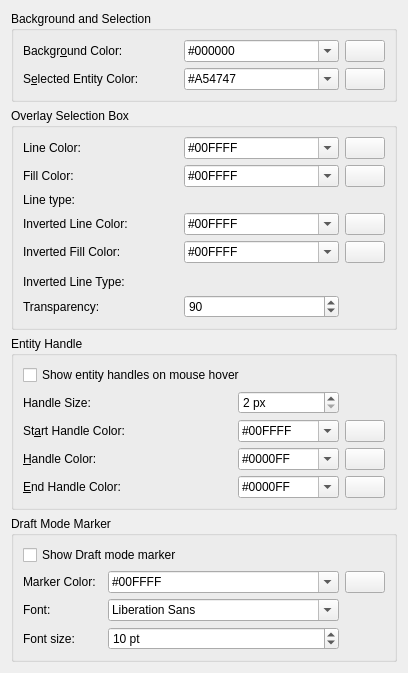
     <widget class="QWidget" name="tabAppearance">
      <attribute name="title">
       <string>&amp;Graphic View</string>
      </attribute>
      <layout class="QGridLayout" name="gridLayout_6">
       <item row="1" column="0" rowspan="2">
        <widget class="QGroupBox" name="groupBox_13">
         <property name="title">
          <string>Overlay Selection Box</string>
         </property>
         <layout class="QGridLayout" name="gridLayout_14">
          <item row="4" column="2">
           <widget class="QPushButton" name="pbOverlayBoxFillInverted">
            <property name="sizePolicy">
             <sizepolicy hsizetype="Maximum" vsizetype="Fixed">
              <horstretch>0</horstretch>
              <verstretch>0</verstretch>
             </sizepolicy>
            </property>
            <property name="toolTip">
             <string>Click to select color</string>
            </property>
            <property name="text">
             <string/>
            </property>
            <property name="icon">
             <iconset resource="../../../../../res/controls/controls.qrc">
              <normaloff>:/controls/colorxx.png</normaloff>:/controls/colorxx.png</iconset>
            </property>
           </widget>
          </item>
          <item row="3" column="1">
           <widget class="QComboBox" name="cbOverlayBoxLineInverted">
            <property name="toolTip">
             <string>Color of line for overlay selection box if box is inverted (from right to left)</string>
            </property>
            <property name="accessibleDescription">
             <string notr="true"/>
            </property>
            <property name="editable">
             <bool>true</bool>
            </property>
            <item>
             <property name="text">
              <string notr="true">#00FFFF</string>
             </property>
            </item>
           </widget>
          </item>
          <item row="3" column="0">
           <widget class="QLabel" name="label_9">
            <property name="text">
             <string>Inverted Line Color:</string>
            </property>
           </widget>
          </item>
          <item row="4" column="0">
           <widget class="QLabel" name="label_10">
            <property name="text">
             <string>Inverted Fill Color:</string>
            </property>
           </widget>
          </item>
          <item row="7" column="0">
           <widget class="QLabel" name="label_12">
            <property name="toolTip">
             <string>Smaller value - higher transparency of overlay</string>
            </property>
            <property name="text">
             <string>Transparency:</string>
            </property>
           </widget>
          </item>
          <item row="0" column="2">
           <widget class="QPushButton" name="pbOverlayBoxLine">
            <property name="sizePolicy">
             <sizepolicy hsizetype="Maximum" vsizetype="Fixed">
              <horstretch>0</horstretch>
              <verstretch>0</verstretch>
             </sizepolicy>
            </property>
            <property name="toolTip">
             <string>Click to select color</string>
            </property>
            <property name="text">
             <string/>
            </property>
            <property name="icon">
             <iconset resource="../../../../../res/controls/controls.qrc">
              <normaloff>:/controls/colorxx.png</normaloff>:/controls/colorxx.png</iconset>
            </property>
           </widget>
          </item>
          <item row="3" column="2">
           <widget class="QPushButton" name="pbOverlayBoxLineInverted">
            <property name="sizePolicy">
             <sizepolicy hsizetype="Maximum" vsizetype="Fixed">
              <horstretch>0</horstretch>
              <verstretch>0</verstretch>
             </sizepolicy>
            </property>
            <property name="toolTip">
             <string>Click to select color</string>
            </property>
            <property name="text">
             <string/>
            </property>
            <property name="icon">
             <iconset resource="../../../../../res/controls/controls.qrc">
              <normaloff>:/controls/colorxx.png</normaloff>:/controls/colorxx.png</iconset>
            </property>
           </widget>
          </item>
          <item row="2" column="1" colspan="2">
           <widget class="QG_LineTypeBox" name="wOverlaySelectionLineType" native="true">
            <property name="toolTip">
             <string>Overlay selection box boundary line type (normal mode)</string>
            </property>
           </widget>
          </item>
          <item row="6" column="0">
           <widget class="QLabel" name="label_42">
            <property name="text">
             <string>Inverted Line Type:</string>
            </property>
           </widget>
          </item>
          <item row="0" column="1">
           <widget class="QComboBox" name="cbOverlayBoxLine">
            <property name="toolTip">
             <string>Color for line for overlay box</string>
            </property>
            <property name="accessibleDescription">
             <string notr="true"/>
            </property>
            <property name="editable">
             <bool>true</bool>
            </property>
            <item>
             <property name="text">
              <string notr="true">#00FFFF</string>
             </property>
            </item>
           </widget>
          </item>
          <item row="7" column="1">
           <widget class="QSpinBox" name="sbOverlayBoxTransparency">
            <property name="sizePolicy">
             <sizepolicy hsizetype="Preferred" vsizetype="Fixed">
              <horstretch>0</horstretch>
              <verstretch>0</verstretch>
             </sizepolicy>
            </property>
            <property name="toolTip">
             <string>Transparency for overlay selection box. Smaller value - more transparent.</string>
            </property>
            <property name="minimum">
             <number>10</number>
            </property>
            <property name="value">
             <number>90</number>
            </property>
           </widget>
          </item>
          <item row="1" column="0">
           <widget class="QLabel" name="label_7">
            <property name="text">
             <string>Fill Color:</string>
            </property>
           </widget>
          </item>
          <item row="2" column="0">
           <widget class="QLabel" name="label_41">
            <property name="text">
             <string>Line type:</string>
            </property>
           </widget>
          </item>
          <item row="0" column="0">
           <widget class="QLabel" name="label_6">
            <property name="text">
             <string>Line Color:</string>
            </property>
           </widget>
          </item>
          <item row="1" column="1">
           <widget class="QComboBox" name="cbOverlayBoxFill">
            <property name="toolTip">
             <string>Fill color for overlay selection box</string>
            </property>
            <property name="accessibleDescription">
             <string notr="true"/>
            </property>
            <property name="editable">
             <bool>true</bool>
            </property>
            <item>
             <property name="text">
              <string notr="true">#00FFFF</string>
             </property>
            </item>
           </widget>
          </item>
          <item row="1" column="2">
           <widget class="QPushButton" name="pbOverlayBoxFill">
            <property name="sizePolicy">
             <sizepolicy hsizetype="Maximum" vsizetype="Fixed">
              <horstretch>0</horstretch>
              <verstretch>0</verstretch>
             </sizepolicy>
            </property>
            <property name="toolTip">
             <string>Click to select color</string>
            </property>
            <property name="text">
             <string/>
            </property>
            <property name="icon">
             <iconset resource="../../../../../res/controls/controls.qrc">
              <normaloff>:/controls/colorxx.png</normaloff>:/controls/colorxx.png</iconset>
            </property>
           </widget>
          </item>
          <item row="4" column="1">
           <widget class="QComboBox" name="cbOverlayBoxFillInverted">
            <property name="toolTip">
             <string>Color for filling inverted overlay selection box</string>
            </property>
            <property name="accessibleDescription">
             <string notr="true"/>
            </property>
            <property name="editable">
             <bool>true</bool>
            </property>
            <item>
             <property name="text">
              <string notr="true">#00FFFF</string>
             </property>
            </item>
           </widget>
          </item>
          <item row="5" column="1" rowspan="2" colspan="2">
           <widget class="QG_LineTypeBox" name="wOverlaySelectionInvertedLineType" native="true">
            <property name="toolTip">
             <string>Overlay selection box boundary line type (inverted mode)</string>
            </property>
           </widget>
          </item>
         </layout>
        </widget>
       </item>
       <item row="4" column="0">
        <spacer name="verticalSpacer_7">
         <property name="orientation">
          <enum>Qt::Orientation::Vertical</enum>
         </property>
         <property name="sizeHint" stdset="0">
          <size>
           <width>0</width>
           <height>0</height>
          </size>
         </property>
        </spacer>
       </item>
       <item row="3" column="0">
        <widget class="QGroupBox" name="gbGVEntityHandle">
         <property name="title">
          <string>Entity Handle</string>
         </property>
         <layout class="QGridLayout" name="gridLayout">
          <item row="6" column="1">
           <widget class="QLabel" name="lHandleEndColor">
            <property name="text">
             <string>&amp;End Handle Color:</string>
            </property>
            <property name="buddy">
             <cstring>cbEndHandleColor</cstring>
            </property>
           </widget>
          </item>
          <item row="3" column="1" colspan="2">
           <widget class="QLabel" name="lStartHandleColor">
            <property name="text">
             <string>St&amp;art Handle Color:</string>
            </property>
            <property name="buddy">
             <cstring>cbStartHandleColor</cstring>
            </property>
           </widget>
          </item>
          <item row="3" column="3">
           <widget class="QComboBox" name="cbStartHandleColor">
            <property name="toolTip">
             <string>Color for start handle of entity</string>
            </property>
            <property name="accessibleDescription">
             <string notr="true"/>
            </property>
            <property name="editable">
             <bool>true</bool>
            </property>
            <item>
             <property name="text">
              <string notr="true">#00FFFF</string>
             </property>
            </item>
           </widget>
          </item>
          <item row="3" column="4">
           <widget class="QPushButton" name="pb_start">
            <property name="sizePolicy">
             <sizepolicy hsizetype="Maximum" vsizetype="Fixed">
              <horstretch>0</horstretch>
              <verstretch>0</verstretch>
             </sizepolicy>
            </property>
            <property name="toolTip">
             <string>Click to select color</string>
            </property>
            <property name="text">
             <string/>
            </property>
            <property name="icon">
             <iconset resource="../../../../../res/controls/controls.qrc">
              <normaloff>:/controls/colorxx.png</normaloff>:/controls/colorxx.png</iconset>
            </property>
           </widget>
          </item>
          <item row="6" column="3">
           <widget class="QComboBox" name="cbEndHandleColor">
            <property name="toolTip">
             <string>Color of end handle for entity</string>
            </property>
            <property name="accessibleDescription">
             <string notr="true"/>
            </property>
            <property name="editable">
             <bool>true</bool>
            </property>
            <item>
             <property name="text">
              <string notr="true">#0000FF</string>
             </property>
            </item>
           </widget>
          </item>
          <item row="6" column="4">
           <widget class="QPushButton" name="pb_end">
            <property name="sizePolicy">
             <sizepolicy hsizetype="Maximum" vsizetype="Fixed">
              <horstretch>0</horstretch>
              <verstretch>0</verstretch>
             </sizepolicy>
            </property>
            <property name="toolTip">
             <string>Click to select color</string>
            </property>
            <property name="text">
             <string/>
            </property>
            <property name="icon">
             <iconset resource="../../../../../res/controls/controls.qrc">
              <normaloff>:/controls/colorxx.png</normaloff>:/controls/colorxx.png</iconset>
            </property>
           </widget>
          </item>
          <item row="1" column="1">
           <widget class="QLabel" name="lEntityHandleSize">
            <property name="text">
             <string>Handle Size:</string>
            </property>
           </widget>
          </item>
          <item row="4" column="3">
           <widget class="QComboBox" name="cbHandleColor">
            <property name="toolTip">
             <string>Color of non-endpoint handle of entity</string>
            </property>
            <property name="accessibleDescription">
             <string notr="true"/>
            </property>
            <property name="editable">
             <bool>true</bool>
            </property>
            <item>
             <property name="text">
              <string notr="true">#0000FF</string>
             </property>
            </item>
           </widget>
          </item>
          <item row="4" column="1" colspan="2">
           <widget class="QLabel" name="lHandleStartColor">
            <property name="text">
             <string>&amp;Handle Color:</string>
            </property>
            <property name="buddy">
             <cstring>cbHandleColor</cstring>
            </property>
           </widget>
          </item>
          <item row="1" column="3">
           <widget class="QSpinBox" name="sbHandleSize">
            <property name="sizePolicy">
             <sizepolicy hsizetype="Preferred" vsizetype="Fixed">
              <horstretch>0</horstretch>
              <verstretch>0</verstretch>
             </sizepolicy>
            </property>
            <property name="toolTip">
             <string>Size of square that is highlights entities reference points (endpoints etc.)</string>
            </property>
            <property name="suffix">
             <string> px</string>
            </property>
            <property name="minimum">
             <number>2</number>
            </property>
            <property name="maximum">
             <number>12</number>
            </property>
            <property name="singleStep">
             <number>2</number>
            </property>
           </widget>
          </item>
          <item row="4" column="4">
           <widget class="QPushButton" name="pb_handle">
            <property name="sizePolicy">
             <sizepolicy hsizetype="Maximum" vsizetype="Fixed">
              <horstretch>0</horstretch>
              <verstretch>0</verstretch>
             </sizepolicy>
            </property>
            <property name="toolTip">
             <string>Click to select color</string>
            </property>
            <property name="text">
             <string/>
            </property>
            <property name="icon">
             <iconset resource="../../../../../res/controls/controls.qrc">
              <normaloff>:/controls/colorxx.png</normaloff>:/controls/colorxx.png</iconset>
            </property>
           </widget>
          </item>
          <item row="0" column="1" colspan="4">
           <widget class="QCheckBox" name="cbShowRefPointsOnHovering">
            <property name="sizePolicy">
             <sizepolicy hsizetype="Preferred" vsizetype="Fixed">
              <horstretch>0</horstretch>
              <verstretch>0</verstretch>
             </sizepolicy>
            </property>
            <property name="toolTip">
             <string>If enabled, entity handles are highlighted on hover (requires &quot;highlight entities on hover&quot; to be enabled)</string>
            </property>
            <property name="styleSheet">
             <string notr="true"/>
            </property>
            <property name="text">
             <string>Show entity handles on mouse hover</string>
            </property>
           </widget>
          </item>
         </layout>
        </widget>
       </item>
       <item row="0" column="0">
        <widget class="QGroupBox" name="groupBox_19">
         <property name="title">
          <string>Background and Selection</string>
         </property>
         <layout class="QGridLayout" name="gridLayout_40">
          <item row="0" column="1">
           <widget class="QComboBox" name="cbBackgroundColor">
            <property name="sizePolicy">
             <sizepolicy hsizetype="Preferred" vsizetype="Fixed">
              <horstretch>0</horstretch>
              <verstretch>0</verstretch>
             </sizepolicy>
            </property>
            <property name="toolTip">
             <string>Color for drawing background</string>
            </property>
            <property name="accessibleDescription">
             <string notr="true"/>
            </property>
            <property name="editable">
             <bool>true</bool>
            </property>
            <item>
             <property name="text">
              <string notr="true">#000000</string>
             </property>
            </item>
            <item>
             <property name="text">
              <string notr="true">#FFFFFF</string>
             </property>
            </item>
            <item>
             <property name="text">
              <string notr="true">#F0F8FF</string>
             </property>
            </item>
           </widget>
          </item>
          <item row="1" column="2">
           <widget class="QPushButton" name="pb_selected">
            <property name="sizePolicy">
             <sizepolicy hsizetype="Maximum" vsizetype="Fixed">
              <horstretch>0</horstretch>
              <verstretch>0</verstretch>
             </sizepolicy>
            </property>
            <property name="toolTip">
             <string>Click to select color</string>
            </property>
            <property name="text">
             <string/>
            </property>
            <property name="icon">
             <iconset resource="../../../../../res/controls/controls.qrc">
              <normaloff>:/controls/colorxx.png</normaloff>:/controls/colorxx.png</iconset>
            </property>
           </widget>
          </item>
          <item row="1" column="1">
           <widget class="QComboBox" name="cbSelectedColor">
            <property name="toolTip">
             <string>Color for selected entities</string>
            </property>
            <property name="accessibleDescription">
             <string notr="true"/>
            </property>
            <property name="editable">
             <bool>true</bool>
            </property>
            <item>
             <property name="text">
              <string notr="true">#A54747</string>
             </property>
            </item>
           </widget>
          </item>
          <item row="1" column="0">
           <widget class="QLabel" name="lSelectedColor">
            <property name="text">
             <string>S&amp;elected Entity Color:</string>
            </property>
            <property name="wordWrap">
             <bool>false</bool>
            </property>
            <property name="buddy">
             <cstring>cbSelectedColor</cstring>
            </property>
           </widget>
          </item>
          <item row="0" column="0">
           <widget class="QLabel" name="lBackground">
            <property name="text">
             <string>Backgr&amp;ound Color:</string>
            </property>
            <property name="wordWrap">
             <bool>false</bool>
            </property>
            <property name="buddy">
             <cstring>cbBackgroundColor</cstring>
            </property>
           </widget>
          </item>
          <item row="0" column="2">
           <widget class="QPushButton" name="pb_background">
            <property name="sizePolicy">
             <sizepolicy hsizetype="Maximum" vsizetype="Fixed">
              <horstretch>0</horstretch>
              <verstretch>0</verstretch>
             </sizepolicy>
            </property>
            <property name="toolTip">
             <string>Click to select color</string>
            </property>
            <property name="text">
             <string/>
            </property>
            <property name="icon">
             <iconset resource="../../../../../res/controls/controls.qrc">
              <normaloff>:/controls/colorxx.png</normaloff>:/controls/colorxx.png</iconset>
            </property>
           </widget>
          </item>
         </layout>
        </widget>
       </item>
       <item row="5" column="0">
        <widget class="QGroupBox" name="gbWorldZero_2">
         <property name="title">
          <string>Draft Mode Marker</string>
         </property>
         <layout class="QGridLayout" name="gridLayout_39">
          <item row="2" column="1">
           <widget class="QLabel" name="label_26">
            <property name="text">
             <string>Font:</string>
            </property>
           </widget>
          </item>
          <item row="1" column="3">
           <widget class="QComboBox" name="cbDraftModeMarkerColor">
            <property name="toolTip">
             <string>Color of line for overlay selection box if box is inverted (from right to left)</string>
            </property>
            <property name="accessibleDescription">
             <string notr="true"/>
            </property>
            <property name="editable">
             <bool>true</bool>
            </property>
            <item>
             <property name="text">
              <string notr="true">#00FFFF</string>
             </property>
            </item>
           </widget>
          </item>
          <item row="0" column="1" colspan="4">
           <widget class="QCheckBox" name="cbShowDraftModeMarker">
            <property name="toolTip">
             <string>If selected, in draft mode text label will be drawin in view corners</string>
            </property>
            <property name="text">
             <string>Show Draft mode marker</string>
            </property>
           </widget>
          </item>
          <item row="2" column="3">
           <widget class="QFontComboBox" name="fcbDraftModeFont">
            <property name="toolTip">
             <string>Font that should be used for draft mode marker</string>
            </property>
           </widget>
          </item>
          <item row="1" column="1">
           <widget class="QLabel" name="label_25">
            <property name="text">
             <string>Marker Color:</string>
            </property>
           </widget>
          </item>
          <item row="1" column="4">
           <widget class="QPushButton" name="pbDraftModeColor">
            <property name="sizePolicy">
             <sizepolicy hsizetype="Maximum" vsizetype="Fixed">
              <horstretch>0</horstretch>
              <verstretch>0</verstretch>
             </sizepolicy>
            </property>
            <property name="toolTip">
             <string>Click to select color</string>
            </property>
            <property name="text">
             <string/>
            </property>
            <property name="icon">
             <iconset resource="../../../../../res/controls/controls.qrc">
              <normaloff>:/controls/colorxx.png</normaloff>:/controls/colorxx.png</iconset>
            </property>
           </widget>
          </item>
          <item row="3" column="3">
           <widget class="QSpinBox" name="sbDraftModeFontSize">
            <property name="toolTip">
             <string>Font size that should be used for drawing name of axis in coordinate system zero.</string>
            </property>
            <property name="suffix">
             <string> pt</string>
            </property>
            <property name="minimum">
             <number>5</number>
            </property>
            <property name="maximum">
             <number>30</number>
            </property>
            <property name="value">
             <number>10</number>
            </property>
           </widget>
          </item>
          <item row="3" column="1">
           <widget class="QLabel" name="label_27">
            <property name="text">
             <string>Font size:</string>
            </property>
           </widget>
          </item>
         </layout>
        </widget>
       </item>
      </layout>
     </widget>
